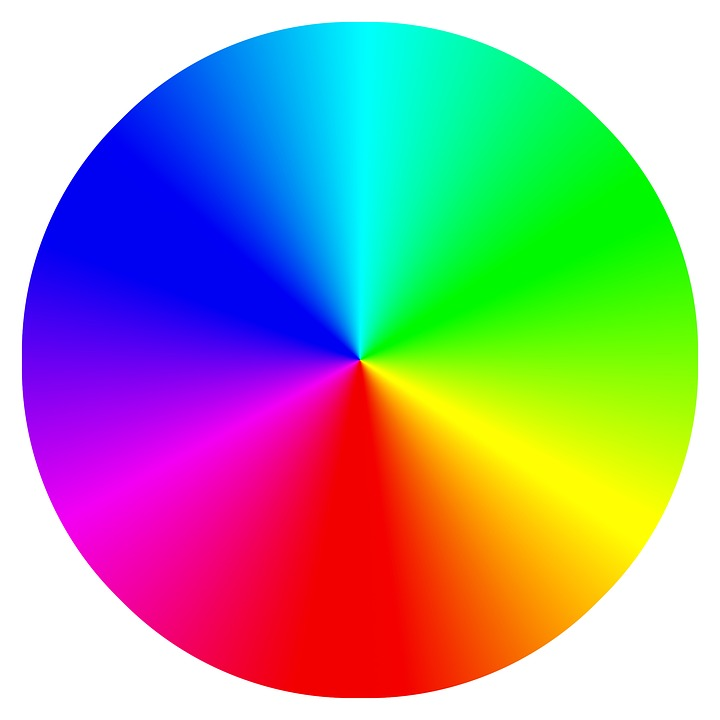
#> input picture testing/blob_testing/colourtestimg.jpg, 720 x 720 px, found by its file name
$ python blob_test_2.py
#> lines starting #> are read from the running program, lines starting #| are printed output that depends on the picture; after the words box and inside, x2 and y2 are one past the last pixel; in counts of white or black regions, pixels touching at a corner belong together
# EXPLORING COLOUR DETECTION

import cv2
import numpy as np
import colorsys


# Load the image
filename = 'testing\blob_testing\colourtestimg.jpg'
img = cv2.cvtColor(cv2.imread(filename), cv2.COLOR_BGR2RGB)

# Print shape
height, width, channels = img.shape
#> height = 720; width = 720; channels = 3
print(img.shape)
#| (720, 720, 3)

# Convert the image to a NumPy array
image_array = np.array(img)

gray_image = cv2.cvtColor(image_array, cv2.COLOR_BGR2GRAY)
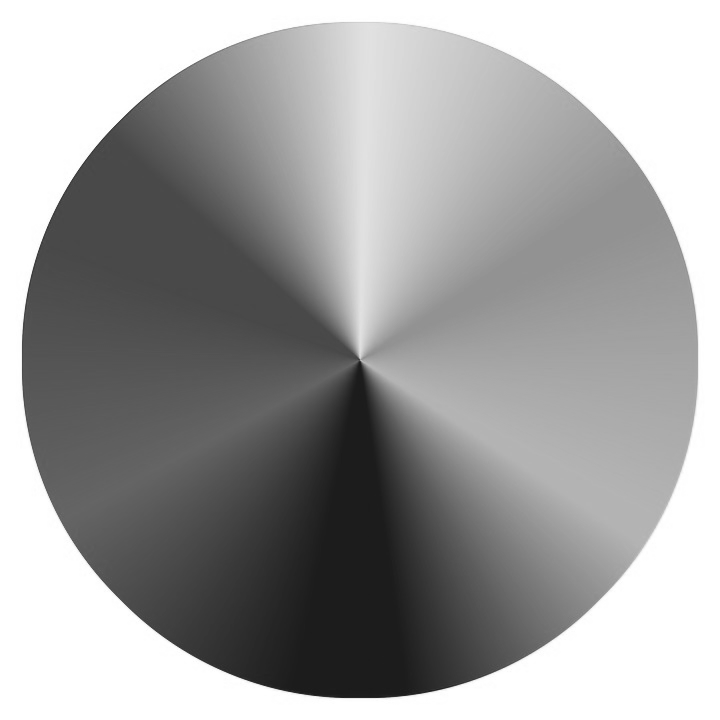
#> gray_image: shape (720, 720); min 27, max 255, mean 160.6
averaged_image = cv2.blur(gray_image, (10, 10))
_, thresholded_image = cv2.threshold(averaged_image, 150, 255, cv2.THRESH_BINARY)
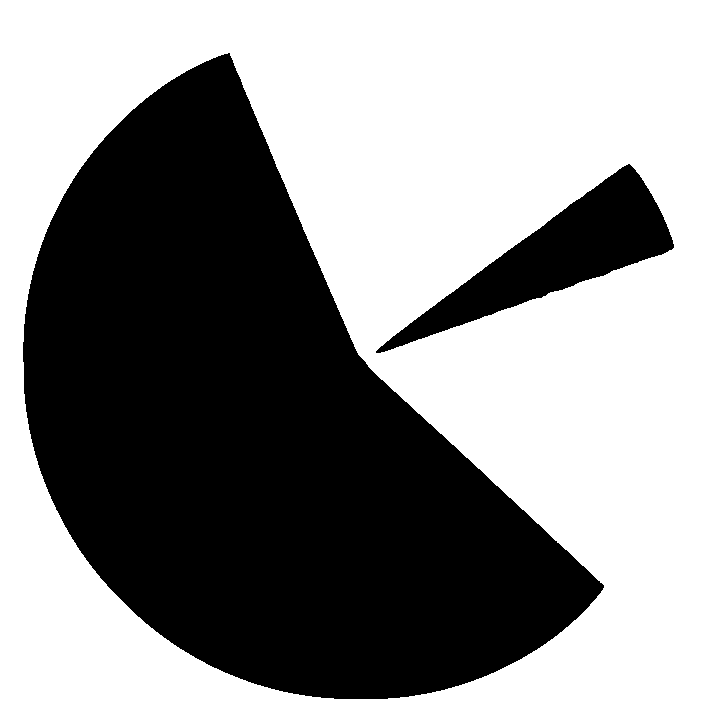
#> thresholded_image: shape (720, 720); 57.4% white; 2 black regions, box (x1, y1, x2, y2) and area: (23, 53, 604, 699) 204174, (376, 164, 674, 353) 16553
cv2.imshow('Original Image', thresholded_image)
cv2.waitKey(0)
cv2.destroyAllWindows()

#################### CONTOUR FINDER ####################

# # Apply thresholding or Canny edge detection
# # Example: Using Canny edge detection
# edges = cv2.Canny(thresholded_image, 100, 200)

# # Find contours
# contours, hierarchy = cv2.findContours(
#     edges,                            # Binary image
#     cv2.RETR_TREE,                    # Contour retrieval mode
#     cv2.CHAIN_APPROX_SIMPLE           # Contour approximation method
# )

# # Draw all contours on the original image (for visualization)
# image_with_contours = cv2.cvtColor(thresholded_image, cv2.COLOR_GRAY2BGR)  # Convert to BGR for color drawing
# cv2.drawContours(image_with_contours, contours, -1, (0, 255, 0), 2)

# # Display the results
# cv2.imshow('Edges', edges)
# cv2.imshow('Contours', image_with_contours)
# cv2.waitKey(0)
# cv2.destroyAllWindows()


# # #################### DIFFERENCE OF GAUSSIANS EDGE DETECTOR ####################

# image = averaged_image

# # Apply Gaussian blur with two different sigma values
# sigma1 = 1.0
# sigma2 = 2.0

# blur1 = cv2.GaussianBlur(image, (0, 0), sigma1)
# blur2 = cv2.GaussianBlur(image, (0, 0), sigma2)

# # Subtract the two blurred images
# dog = blur1 - blur2

# # Normalize the result to ensure it is within the correct range
# dog_normalized = cv2.normalize(dog, None, 0, 255, cv2.NORM_MINMAX).astype(np.uint8)

# # Display the results
# cv2.imshow('Original Image', image)
# cv2.imshow('Difference of Gaussians', dog_normalized)
# cv2.waitKey(0)
# cv2.destroyAllWindows()


# #################### DETERMINING BALL COLOUR AND CREATING A MASK ####################

hsv_img = cv2.cvtColor(img, cv2.COLOR_BGR2HSV)
#> hsv_img: shape (720, 720, 3); mean H, S, V 61.7, 177.7, 249.4

# Define the lower and upper bounds for yellow in HSV space
green_lower_bound = np.array([35, 50, 50])  # Lower bound for green
green_upper_bound = np.array([65, 255, 255])  # Upper bound for green

yellow_lower_bound = np.array([25, 50, 50])  # Lower bound for yellow
yellow_upper_bound = np.array([40, 255, 255])  # Upper bound for yellow

# Create masks for yellow and green
yellow_mask = cv2.inRange(hsv_img, yellow_lower_bound, yellow_upper_bound)
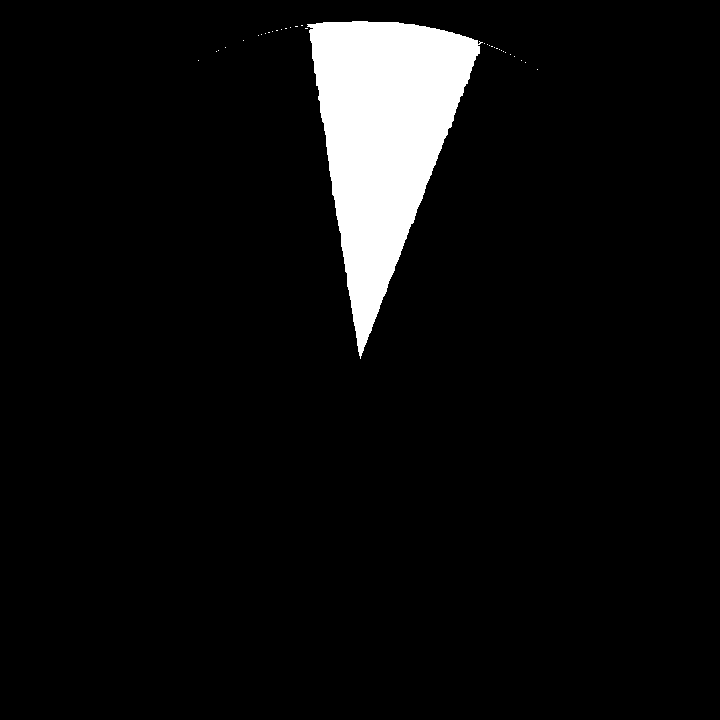
#> yellow_mask: shape (720, 720); 5.8% white; 33 white regions (32 under 20 px), largest, box (x1, y1, x2, y2) and area: (307, 21, 483, 359) 30183
green_mask = cv2.inRange(hsv_img, green_lower_bound, green_upper_bound)
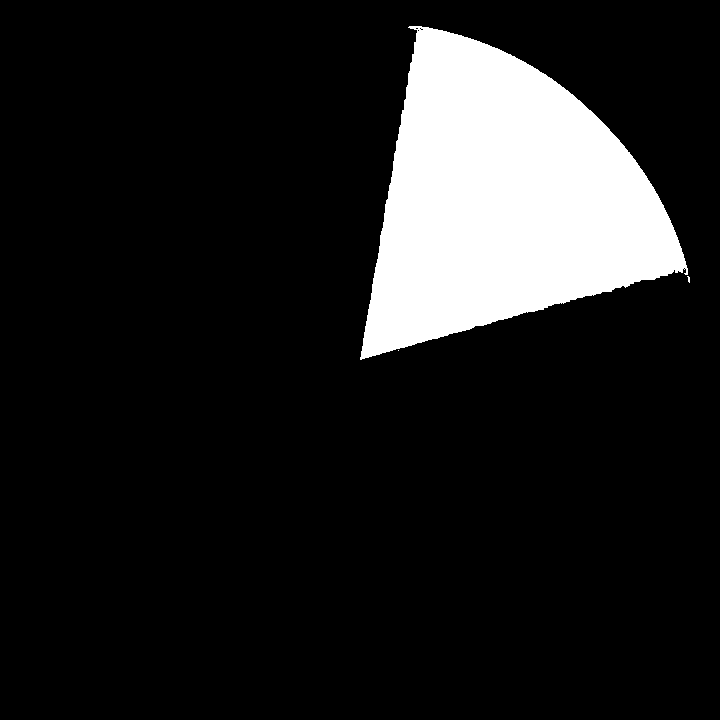
#> green_mask: shape (720, 720); 12.6% white; 3 white regions (2 under 20 px), largest, box (x1, y1, x2, y2) and area: (360, 26, 688, 360) 65381

# Combine the masks using bitwise OR
combined_mask = cv2.bitwise_or(yellow_mask, green_mask)
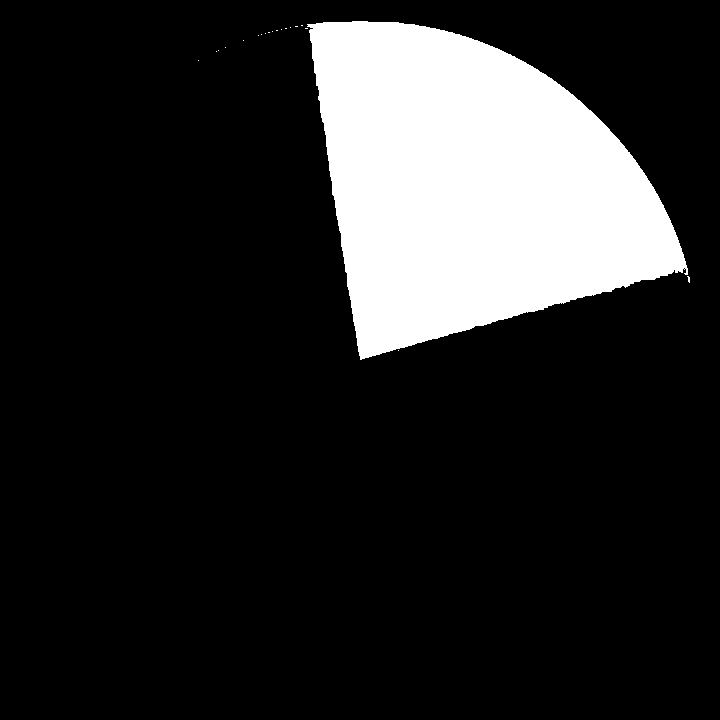
#> combined_mask: shape (720, 720); 16.2% white; 20 white regions (19 under 20 px), largest, box (x1, y1, x2, y2) and area: (307, 21, 688, 360) 84098

# Apply the combined mask to the original image
result = cv2.bitwise_and(img, img, mask=combined_mask)
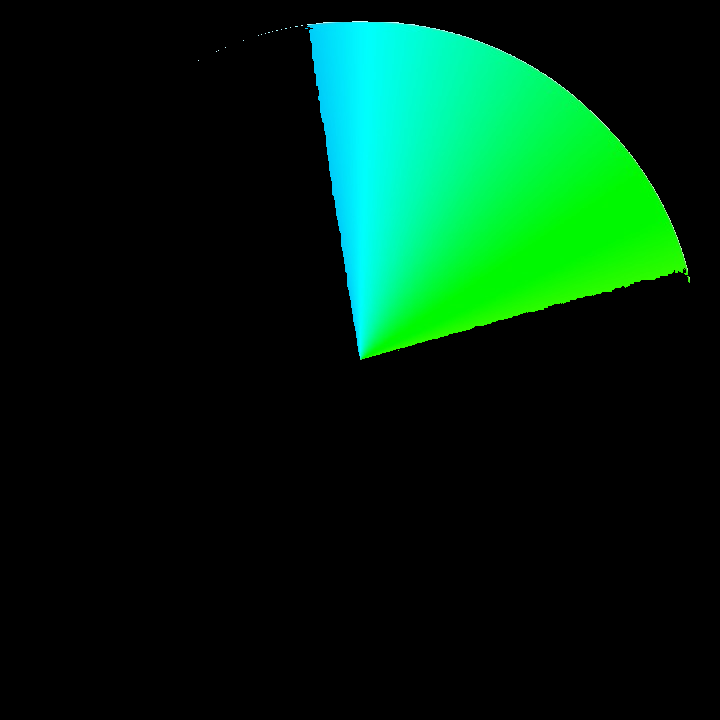
#> result: shape (720, 720, 3); mean R, G, B 0.6, 40.3, 18.8

# Display the results
cv2.imshow('Original Image', img)
cv2.imshow('Combined Mask', combined_mask)
cv2.imshow('Thresholded Image (Yellow + Green)', result)
cv2.waitKey(0)
cv2.destroyAllWindows()

'''
NOTES:
- Applying a colour mask on the ball (by detecting yellow/green) works on high res images but not on the test images we took
'''
